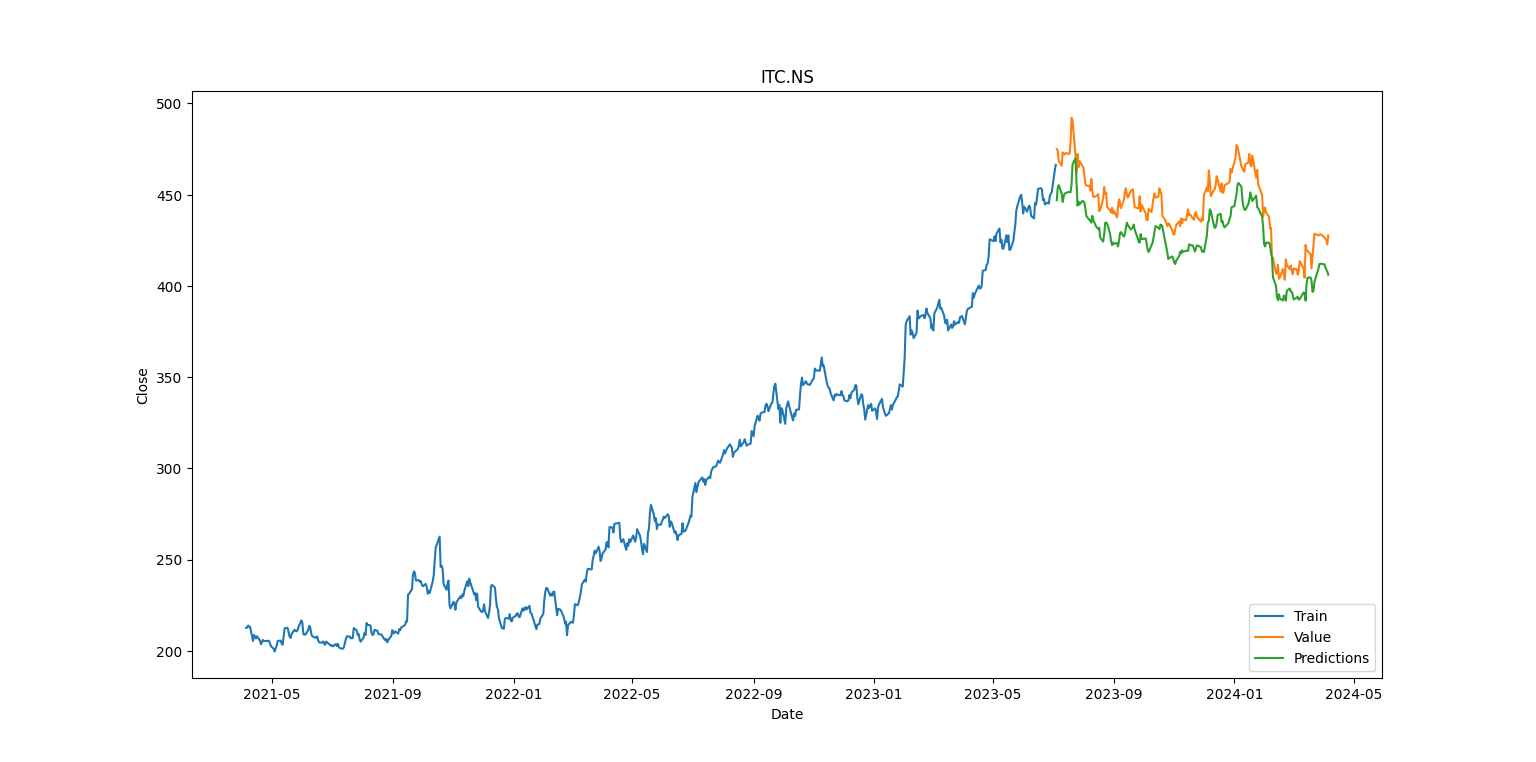

Reproduce this figure in Python.
import numpy as np
import pandas as pd
import matplotlib.pyplot as plt
import seaborn as sns
import yfinance as yf
from datetime import datetime
import math
from keras.layers import Dense, LSTM
from keras.models import Sequential
from sklearn.preprocessing import MinMaxScaler
import plotly.express as px
import plotly.graph_objs as go
import plotly.io as pio
import requests
from bs4 import BeautifulSoup
from textblob import TextBlob
import warnings
warnings.filterwarnings('ignore')

name = "ITC.NS"
stock=yf.download(name,period="3y",actions=True)

sns.lineplot(data=stock,x="Date",y="Close")

data=stock.filter(['Close'])
dataset=data.values
training_data_len=math.ceil(len(dataset)*0.75)

scaler=MinMaxScaler(feature_range=(0,1))
scaled_data=scaler.fit_transform(dataset)

train_data=scaled_data[0:training_data_len,:]
x_train=[]
y_train=[]
for i in range(60,len(train_data)):
    x_train.append(train_data[i-60:i,0])
    y_train.append(train_data[i,0])

x_train,y_train=np.array(x_train),np.array(y_train)
x_train=np.reshape(x_train,(x_train.shape[0],x_train.shape[1],1))

model=Sequential()
model.add(LSTM(50,return_sequences=True, input_shape= (x_train.shape[1],1)))
model.add(LSTM(50,return_sequences=False))
model.add(Dense(25))
model.add(Dense(1))

model.compile(optimizer='adam',loss='mean_squared_error')

model.fit(x_train,y_train,epochs=8,batch_size=1)

test_data=scaled_data[training_data_len-60:,:]
x_test=[]
y_test=dataset[training_data_len:,:]
for i in range(60,len(test_data)):
    x_test.append(test_data[i-60:i,0])

x_test=np.array(x_test)
x_test=np.reshape(x_test,(x_test.shape[0],x_test.shape[1],1))

predictions=model.predict(x_test)
predictions=scaler.inverse_transform(predictions)

rmse= np.sqrt(((predictions - y_test) ** 2).mean())
print(rmse)

closes=[]
closes.extend(data['Close'])
average_close = sum(closes) / len(closes)
#print(average_close)
average_deviation=rmse/average_close*100
print(average_deviation)

train = data.iloc[:training_data_len]
valid = data.iloc[training_data_len:]
valid['Predictions'] = predictions

plt.figure(figsize=(16,8))
plt.title(name)
plt.xlabel('Date')
plt.ylabel('Close')
plt.plot(train['Close'])
plt.plot(valid[['Close','Predictions']])
plt.legend(['Train','Value','Predictions'], loc='lower right')
plt.show()

trace_train = go.Scatter(x=train.index, y=train['Close'], mode='lines', name='Train')
trace_valid = go.Scatter(x=valid.index, y=valid['Close'], mode='lines', name='Value')
trace_predictions = go.Scatter(x=valid.index, y=valid['Predictions'], mode='lines', name='Predictions')

# Define layout
layout = go.Layout(title='Model', xaxis=dict(title='Date'), yaxis=dict(title='Close'), legend=dict(x=0, y=1))

# Create figure
fig = go.Figure(data=[trace_train, trace_valid, trace_predictions], layout=layout)
pio.show(fig)
